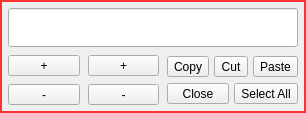
<?xml version="1.0" encoding="UTF-8"?>
<ui version="4.0">
 <class>dlgSetEditText</class>
 <widget class="QDialog" name="dlgSetEditText">
  <property name="geometry">
   <rect>
    <x>0</x>
    <y>0</y>
    <width>306</width>
    <height>107</height>
   </rect>
  </property>
  <property name="windowTitle">
   <string>Dialog</string>
  </property>
  <property name="styleSheet">
   <string notr="true">QDialog{	
	/*background-color: rgb(255, 25, 25);*/	
	
	/*border-image:url(:/res/b.png);	*/
	border-style:solid;						
	border-width:2px;						
	border-color:rgb(251, 51, 51);		

	
}</string>
  </property>
  <layout class="QGridLayout" name="gridLayout">
   <property name="leftMargin">
    <number>8</number>
   </property>
   <property name="topMargin">
    <number>8</number>
   </property>
   <property name="rightMargin">
    <number>8</number>
   </property>
   <property name="bottomMargin">
    <number>8</number>
   </property>
   <property name="spacing">
    <number>8</number>
   </property>
   <item row="0" column="0" colspan="3">
    <widget class="QLineEdit" name="lineEdit">
     <property name="font">
      <font>
       <pointsize>20</pointsize>
      </font>
     </property>
    </widget>
   </item>
   <item row="1" column="0">
    <layout class="QVBoxLayout" name="verticalLayout_2">
     <item>
      <widget class="QToolButton" name="btnLeft1">
       <property name="sizePolicy">
        <sizepolicy hsizetype="Preferred" vsizetype="Preferred">
         <horstretch>0</horstretch>
         <verstretch>0</verstretch>
        </sizepolicy>
       </property>
       <property name="text">
        <string>+</string>
       </property>
      </widget>
     </item>
     <item>
      <widget class="QToolButton" name="btnLeft0">
       <property name="sizePolicy">
        <sizepolicy hsizetype="Preferred" vsizetype="Preferred">
         <horstretch>0</horstretch>
         <verstretch>0</verstretch>
        </sizepolicy>
       </property>
       <property name="text">
        <string>-</string>
       </property>
      </widget>
     </item>
    </layout>
   </item>
   <item row="1" column="1">
    <layout class="QVBoxLayout" name="verticalLayout_3">
     <item>
      <widget class="QToolButton" name="btnRight1">
       <property name="sizePolicy">
        <sizepolicy hsizetype="Preferred" vsizetype="Preferred">
         <horstretch>0</horstretch>
         <verstretch>0</verstretch>
        </sizepolicy>
       </property>
       <property name="text">
        <string>+</string>
       </property>
      </widget>
     </item>
     <item>
      <widget class="QToolButton" name="btnRight0">
       <property name="sizePolicy">
        <sizepolicy hsizetype="Preferred" vsizetype="Preferred">
         <horstretch>0</horstretch>
         <verstretch>0</verstretch>
        </sizepolicy>
       </property>
       <property name="text">
        <string>-</string>
       </property>
      </widget>
     </item>
    </layout>
   </item>
   <item row="1" column="2">
    <widget class="QFrame" name="frame">
     <property name="frameShape">
      <enum>QFrame::NoFrame</enum>
     </property>
     <property name="frameShadow">
      <enum>QFrame::Raised</enum>
     </property>
     <layout class="QVBoxLayout" name="verticalLayout">
      <property name="spacing">
       <number>5</number>
      </property>
      <property name="leftMargin">
       <number>0</number>
      </property>
      <property name="topMargin">
       <number>0</number>
      </property>
      <property name="rightMargin">
       <number>0</number>
      </property>
      <property name="bottomMargin">
       <number>0</number>
      </property>
      <item>
       <layout class="QHBoxLayout" name="horizontalLayout">
        <item>
         <widget class="QToolButton" name="btnCopy">
          <property name="sizePolicy">
           <sizepolicy hsizetype="Preferred" vsizetype="Fixed">
            <horstretch>0</horstretch>
            <verstretch>0</verstretch>
           </sizepolicy>
          </property>
          <property name="text">
           <string>Copy</string>
          </property>
         </widget>
        </item>
        <item>
         <widget class="QToolButton" name="btnCut">
          <property name="sizePolicy">
           <sizepolicy hsizetype="Preferred" vsizetype="Fixed">
            <horstretch>0</horstretch>
            <verstretch>0</verstretch>
           </sizepolicy>
          </property>
          <property name="text">
           <string>Cut</string>
          </property>
         </widget>
        </item>
        <item>
         <widget class="QToolButton" name="btnPaste">
          <property name="sizePolicy">
           <sizepolicy hsizetype="Preferred" vsizetype="Fixed">
            <horstretch>0</horstretch>
            <verstretch>0</verstretch>
           </sizepolicy>
          </property>
          <property name="text">
           <string>Paste</string>
          </property>
         </widget>
        </item>
       </layout>
      </item>
      <item>
       <layout class="QHBoxLayout" name="horizontalLayout_2">
        <item>
         <widget class="QToolButton" name="btnClose">
          <property name="sizePolicy">
           <sizepolicy hsizetype="Preferred" vsizetype="Fixed">
            <horstretch>0</horstretch>
            <verstretch>0</verstretch>
           </sizepolicy>
          </property>
          <property name="text">
           <string>Close</string>
          </property>
         </widget>
        </item>
        <item>
         <widget class="QToolButton" name="btnSetAll">
          <property name="sizePolicy">
           <sizepolicy hsizetype="Preferred" vsizetype="Fixed">
            <horstretch>0</horstretch>
            <verstretch>0</verstretch>
           </sizepolicy>
          </property>
          <property name="text">
           <string>Select All</string>
          </property>
         </widget>
        </item>
       </layout>
      </item>
     </layout>
    </widget>
   </item>
  </layout>
 </widget>
 <resources/>
 <connections/>
</ui>
